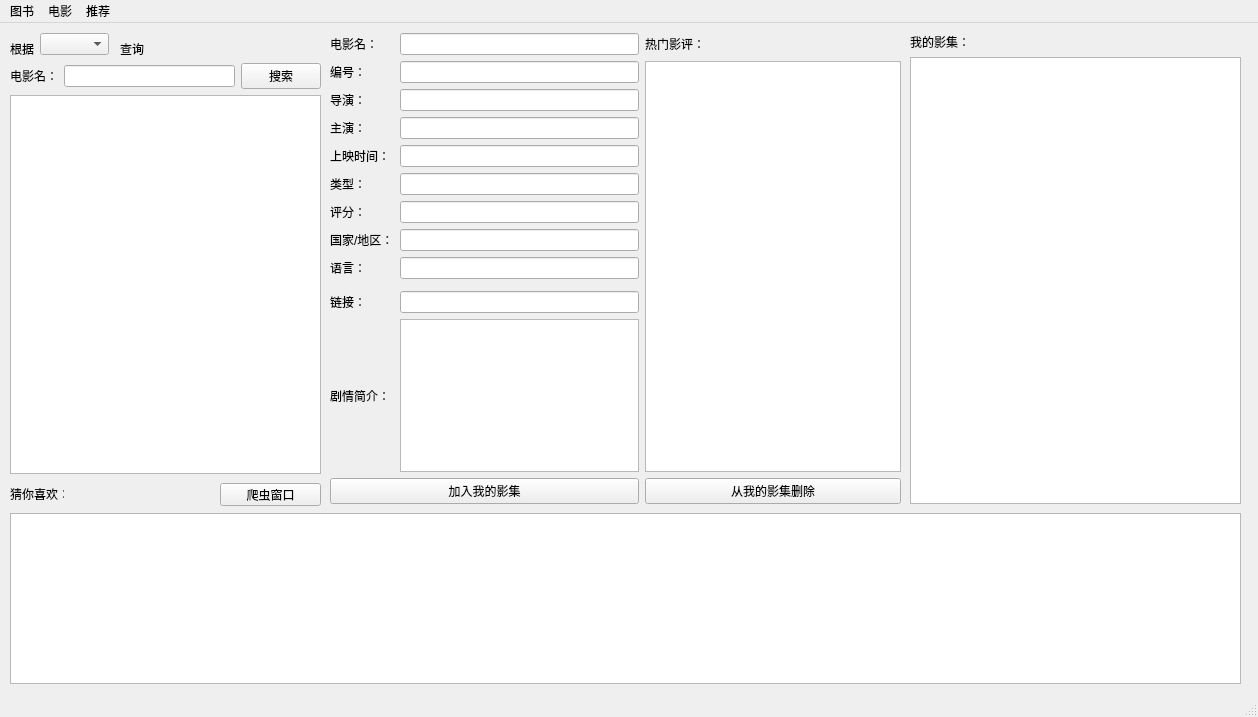
<?xml version="1.0" encoding="UTF-8"?>
<ui version="4.0">
 <class>MainWindow</class>
 <widget class="QMainWindow" name="MainWindow">
  <property name="geometry">
   <rect>
    <x>0</x>
    <y>0</y>
    <width>1258</width>
    <height>717</height>
   </rect>
  </property>
  <property name="windowTitle">
   <string>MainWindow</string>
  </property>
  <widget class="QWidget" name="centralwidget">
   <widget class="QLabel" name="label">
    <property name="geometry">
     <rect>
      <x>10</x>
      <y>20</y>
      <width>54</width>
      <height>12</height>
     </rect>
    </property>
    <property name="text">
     <string>根据</string>
    </property>
   </widget>
   <widget class="QComboBox" name="selectway_box">
    <property name="geometry">
     <rect>
      <x>40</x>
      <y>10</y>
      <width>69</width>
      <height>22</height>
     </rect>
    </property>
    <property name="sizePolicy">
     <sizepolicy hsizetype="Fixed" vsizetype="Fixed">
      <horstretch>0</horstretch>
      <verstretch>0</verstretch>
     </sizepolicy>
    </property>
   </widget>
   <widget class="QLabel" name="label_sel">
    <property name="geometry">
     <rect>
      <x>120</x>
      <y>20</y>
      <width>54</width>
      <height>12</height>
     </rect>
    </property>
    <property name="text">
     <string>查询</string>
    </property>
   </widget>
   <widget class="QWidget" name="gridLayoutWidget">
    <property name="geometry">
     <rect>
      <x>10</x>
      <y>40</y>
      <width>311</width>
      <height>411</height>
     </rect>
    </property>
    <layout class="QGridLayout" name="select_gridLayout">
     <item row="0" column="2">
      <widget class="QLineEdit" name="lineEdit"/>
     </item>
     <item row="0" column="3">
      <widget class="QPushButton" name="find_but">
       <property name="text">
        <string>搜索</string>
       </property>
      </widget>
     </item>
     <item row="0" column="1">
      <widget class="QLabel" name="movie_name">
       <property name="sizePolicy">
        <sizepolicy hsizetype="Fixed" vsizetype="Fixed">
         <horstretch>0</horstretch>
         <verstretch>0</verstretch>
        </sizepolicy>
       </property>
       <property name="text">
        <string>电影名：</string>
       </property>
      </widget>
     </item>
     <item row="1" column="1" colspan="3">
      <widget class="QTableWidget" name="find_result_table"/>
     </item>
    </layout>
   </widget>
   <widget class="QWidget" name="gridLayoutWidget_2">
    <property name="geometry">
     <rect>
      <x>330</x>
      <y>10</y>
      <width>571</width>
      <height>471</height>
     </rect>
    </property>
    <layout class="QGridLayout" name="show_gridLayout">
     <item row="0" column="0">
      <widget class="QLabel" name="mname">
       <property name="text">
        <string>电影名：</string>
       </property>
      </widget>
     </item>
     <item row="5" column="0">
      <widget class="QLabel" name="mtype">
       <property name="text">
        <string>类型：</string>
       </property>
      </widget>
     </item>
     <item row="6" column="1">
      <widget class="QLineEdit" name="lineEdit_mstar"/>
     </item>
     <item row="0" column="1">
      <widget class="QLineEdit" name="lineEdit_mname"/>
     </item>
     <item row="5" column="1">
      <widget class="QLineEdit" name="lineEdit_mtypr"/>
     </item>
     <item row="1" column="0">
      <widget class="QLabel" name="mno">
       <property name="text">
        <string>编号：</string>
       </property>
      </widget>
     </item>
     <item row="6" column="0">
      <widget class="QLabel" name="mstar">
       <property name="text">
        <string>评分：</string>
       </property>
      </widget>
     </item>
     <item row="2" column="0">
      <widget class="QLabel" name="mauthor">
       <property name="text">
        <string>导演：</string>
       </property>
      </widget>
     </item>
     <item row="1" column="1">
      <widget class="QLineEdit" name="lineEdit_mno"/>
     </item>
     <item row="3" column="0">
      <widget class="QLabel" name="mactor">
       <property name="text">
        <string>主演：</string>
       </property>
      </widget>
     </item>
     <item row="7" column="0">
      <widget class="QLabel" name="mcountry">
       <property name="text">
        <string>国家/地区：</string>
       </property>
      </widget>
     </item>
     <item row="2" column="1">
      <widget class="QLineEdit" name="lineEdit_mauthor"/>
     </item>
     <item row="3" column="1">
      <widget class="QLineEdit" name="lineEdit_mactor"/>
     </item>
     <item row="4" column="0">
      <widget class="QLabel" name="myear">
       <property name="text">
        <string>上映时间：</string>
       </property>
      </widget>
     </item>
     <item row="4" column="1">
      <widget class="QLineEdit" name="lineEdit_myear"/>
     </item>
     <item row="12" column="0" colspan="2">
      <widget class="QPushButton" name="addb_pushB">
       <property name="text">
        <string>加入我的影集</string>
       </property>
      </widget>
     </item>
     <item row="12" column="2">
      <widget class="QPushButton" name="delb_pushB">
       <property name="text">
        <string>从我的影集删除</string>
       </property>
      </widget>
     </item>
     <item row="8" column="1">
      <widget class="QLineEdit" name="lineEdit_mlanguage"/>
     </item>
     <item row="7" column="1">
      <widget class="QLineEdit" name="lineEdit_mcountry"/>
     </item>
     <item row="10" column="0">
      <widget class="QLabel" name="murl">
       <property name="text">
        <string>链接：</string>
       </property>
      </widget>
     </item>
     <item row="8" column="0">
      <widget class="QLabel" name="mlanguage">
       <property name="text">
        <string>语言：</string>
       </property>
      </widget>
     </item>
     <item row="11" column="1">
      <widget class="QTextEdit" name="TexEdit_mintro"/>
     </item>
     <item row="11" column="0">
      <widget class="QLabel" name="mintro">
       <property name="text">
        <string>剧情简介：</string>
       </property>
      </widget>
     </item>
     <item row="0" column="2">
      <widget class="QLabel" name="mcomment">
       <property name="text">
        <string>热门影评：</string>
       </property>
      </widget>
     </item>
     <item row="1" column="2" rowspan="11">
      <widget class="QTextEdit" name="TexEdit_mcomment">
       <property name="sizePolicy">
        <sizepolicy hsizetype="Minimum" vsizetype="Expanding">
         <horstretch>0</horstretch>
         <verstretch>0</verstretch>
        </sizepolicy>
       </property>
      </widget>
     </item>
     <item row="10" column="1">
      <widget class="QLineEdit" name="lineEdit_url"/>
     </item>
    </layout>
   </widget>
   <widget class="QWidget" name="gridLayoutWidget_3">
    <property name="geometry">
     <rect>
      <x>910</x>
      <y>10</y>
      <width>331</width>
      <height>471</height>
     </rect>
    </property>
    <layout class="QGridLayout" name="myshelf_gridLayout">
     <item row="0" column="0">
      <widget class="QLabel" name="label_movieshelf">
       <property name="sizePolicy">
        <sizepolicy hsizetype="Fixed" vsizetype="Preferred">
         <horstretch>0</horstretch>
         <verstretch>0</verstretch>
        </sizepolicy>
       </property>
       <property name="text">
        <string>我的影集：</string>
       </property>
      </widget>
     </item>
     <item row="1" column="0">
      <widget class="QTableWidget" name="movieshelf"/>
     </item>
    </layout>
   </widget>
   <widget class="QWidget" name="gridLayoutWidget_4">
    <property name="geometry">
     <rect>
      <x>10</x>
      <y>490</y>
      <width>1231</width>
      <height>171</height>
     </rect>
    </property>
    <layout class="QGridLayout" name="recomm_gridLayout">
     <item row="0" column="0">
      <widget class="QTableWidget" name="recomm_table">
       <property name="contextMenuPolicy">
        <enum>Qt::DefaultContextMenu</enum>
       </property>
      </widget>
     </item>
    </layout>
   </widget>
   <widget class="QPushButton" name="pushButton">
    <property name="geometry">
     <rect>
      <x>220</x>
      <y>460</y>
      <width>101</width>
      <height>23</height>
     </rect>
    </property>
    <property name="text">
     <string>爬虫窗口</string>
    </property>
   </widget>
   <widget class="QLabel" name="label_1">
    <property name="geometry">
     <rect>
      <x>10</x>
      <y>465</y>
      <width>54</width>
      <height>12</height>
     </rect>
    </property>
    <property name="text">
     <string>猜你喜欢：</string>
    </property>
   </widget>
  </widget>
  <widget class="QMenuBar" name="menubar">
   <property name="geometry">
    <rect>
     <x>0</x>
     <y>0</y>
     <width>1258</width>
     <height>23</height>
    </rect>
   </property>
   <widget class="QMenu" name="menu">
    <property name="title">
     <string>图书</string>
    </property>
   </widget>
   <widget class="QMenu" name="menu_2">
    <property name="title">
     <string>电影</string>
    </property>
   </widget>
   <widget class="QMenu" name="menu_3">
    <property name="title">
     <string>推荐</string>
    </property>
   </widget>
   <addaction name="menu"/>
   <addaction name="menu_2"/>
   <addaction name="menu_3"/>
  </widget>
  <widget class="QStatusBar" name="statusbar"/>
 </widget>
 <resources/>
 <connections>
  <connection>
   <sender>find_but</sender>
   <signal>clicked()</signal>
   <receiver>MainWindow</receiver>
   <slot>slot_search_keyword()</slot>
   <hints>
    <hint type="sourcelabel">
     <x>280</x>
     <y>68</y>
    </hint>
    <hint type="destinationlabel">
     <x>204</x>
     <y>54</y>
    </hint>
   </hints>
  </connection>
  <connection>
   <sender>find_result_table</sender>
   <signal>itemClicked(QTableWidgetItem*)</signal>
   <receiver>MainWindow</receiver>
   <slot>slot_click_search_table()</slot>
   <hints>
    <hint type="sourcelabel">
     <x>267</x>
     <y>249</y>
    </hint>
    <hint type="destinationlabel">
     <x>616</x>
     <y>28</y>
    </hint>
   </hints>
  </connection>
  <connection>
   <sender>addb_pushB</sender>
   <signal>clicked()</signal>
   <receiver>MainWindow</receiver>
   <slot>slot_join_bookshelf()</slot>
   <hints>
    <hint type="sourcelabel">
     <x>580</x>
     <y>492</y>
    </hint>
    <hint type="destinationlabel">
     <x>879</x>
     <y>28</y>
    </hint>
   </hints>
  </connection>
  <connection>
   <sender>delb_pushB</sender>
   <signal>clicked()</signal>
   <receiver>MainWindow</receiver>
   <slot>slot_delete_from_bookshelf()</slot>
   <hints>
    <hint type="sourcelabel">
     <x>795</x>
     <y>492</y>
    </hint>
    <hint type="destinationlabel">
     <x>1083</x>
     <y>23</y>
    </hint>
   </hints>
  </connection>
  <connection>
   <sender>movieshelf</sender>
   <signal>itemClicked(QTableWidgetItem*)</signal>
   <receiver>MainWindow</receiver>
   <slot>slot_click_bookshelf_table()</slot>
   <hints>
    <hint type="sourcelabel">
     <x>990</x>
     <y>329</y>
    </hint>
    <hint type="destinationlabel">
     <x>1255</x>
     <y>405</y>
    </hint>
   </hints>
  </connection>
  <connection>
   <sender>recomm_table</sender>
   <signal>itemClicked(QTableWidgetItem*)</signal>
   <receiver>MainWindow</receiver>
   <slot>slot_click_recommend_table()</slot>
   <hints>
    <hint type="sourcelabel">
     <x>149</x>
     <y>547</y>
    </hint>
    <hint type="destinationlabel">
     <x>178</x>
     <y>483</y>
    </hint>
   </hints>
  </connection>
 </connections>
 <slots>
  <slot>slot_search_keyword()</slot>
  <slot>slot_click_search_table()</slot>
  <slot>slot_join_bookshelf()</slot>
  <slot>slot_delete_from_bookshelf()</slot>
  <slot>slot_click_bookshelf_table()</slot>
  <slot>slot_click_recommend_table()</slot>
 </slots>
</ui>
